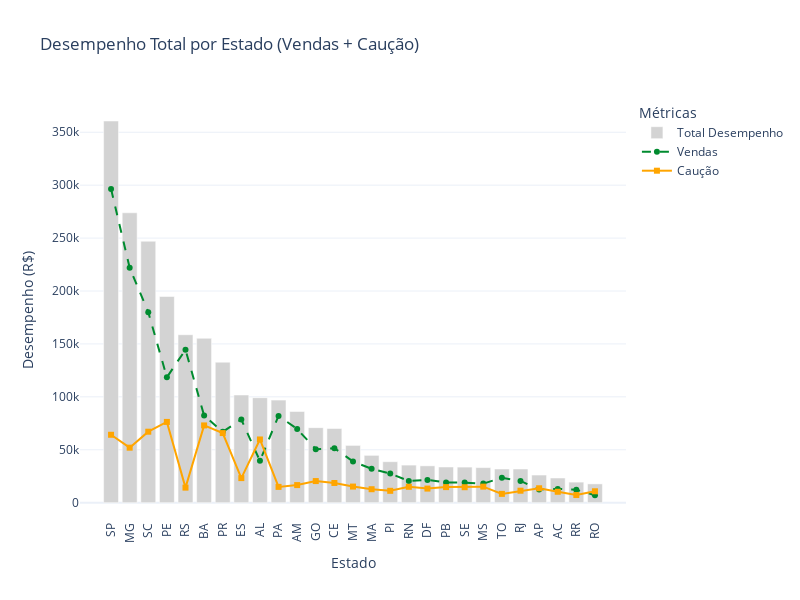

The notebook cell this image was saved under:
### Markdown cell above
Mesmo grafico anterior mas feito de modo interativo

### Code cell
import plotly.graph_objects as go

# Função para criar gráfico interativo
def plota_graficos_interativo(desempenho):
    estados = desempenho.index
    total_desempenho = desempenho['Total Desempenho']
    vendas = desempenho['Valor de Entrada']
    caucao = desempenho['Caução']

    # Criando gráfico de barras para Total Desempenho
    fig = go.Figure()

    fig.add_trace(go.Bar(
        x=estados, 
        y=total_desempenho, 
        name='Total Desempenho', 
        marker_color='lightgray'
    ))

    # Adicionando as linhas para Vendas e Caução
    fig.add_trace(go.Scatter(
        x=estados, 
        y=vendas, 
        name='Vendas', 
        mode='lines+markers',
        line=dict(color='#008b2f', dash='dash'),
        marker=dict(symbol='circle')
    ))

    fig.add_trace(go.Scatter(
        x=estados, 
        y=caucao, 
        name='Caução', 
        mode='lines+markers',
        line=dict(color='orange'),
        marker=dict(symbol='square')
    ))

    # Ajustando os títulos e layout
    fig.update_layout(
        title='Desempenho Total por Estado (Vendas + Caução)',
        xaxis_title='Estado',
        yaxis_title='Desempenho (R$)',
        legend_title='Métricas',
        xaxis_tickangle=-90,  # Rotaciona os nomes dos estados
        template='plotly_white',  # Escolhe um tema para o gráfico
        width=800, height=600
    )

    fig.show()

# Exemplo de uso com df_sorted
plota_graficos_interativo(desempenho)

### Figure 1 — Plotly figure (JSON) as saved in the notebook; plotly's stock layout.template omitted (floating-point values rounded to 4 significant figures)
{"data": [{"marker": {"color": "lightgray"}, "name": "Total Desempenho", "type": "bar", "x": ["SP", "MG", "SC", "PE", "RS", "BA", "PR", "ES", "AL", "PA", "AM", "GO", "CE", "MT", "MA", "PI", "RN", "DF", "PB", "SE", "MS", "TO", "RJ", "AP", "AC", "RR", "RO"], "y": [360650, 273950, 247050, 194800, 158700, 155300, 132750, 101700, 99200, 96900, 86200, 70900, 70100, 54100, 44700, 38700, 35500, 34800, 33720, 33600, 33150, 31800, 31800, 26100, 23300, 19400, 17750]}, {"line": {"color": "#008b2f", "dash": "dash"}, "marker": {"symbol": "circle"}, "mode": "lines+markers", "name": "Vendas", "type": "scatter", "x": ["SP", "MG", "SC", "PE", "RS", "BA", "PR", "ES", "AL", "PA", "AM", "GO", "CE", "MT", "MA", "PI", "RN", "DF", "PB", "SE", "MS", "TO", "RJ", "AP", "AC", "RR", "RO"], "y": [296500, 222000, 180000, 118500, 144500, 82300, 67000, 78500, 39500, 82000, 69600, 50500, 51500, 38900, 32000, 27500, 20500, 21500, 19020, 19000, 18000, 23500, 20500, 12500, 13000, 12200, 7000]}, {"line": {"color": "orange"}, "marker": {"symbol": "square"}, "mode": "lines+markers", "name": "Caução", "type": "scatter", "x": ["SP", "MG", "SC", "PE", "RS", "BA", "PR", "ES", "AL", "PA", "AM", "GO", "CE", "MT", "MA", "PI", "RN", "DF", "PB", "SE", "MS", "TO", "RJ", "AP", "AC", "RR", "RO"], "y": [64150, 51950, 67050, 76300, 14200, 73000, 65750, 23200, 59700, 14900, 16600, 20400, 18600, 15200, 12700, 11200, 15000, 13300, 14700, 14600, 15150, 8300, 11300, 13600, 10300, 7200, 10750]}], "layout": {"height": 600, "legend": {"title": {"text": "Métricas"}}, "title": {"text": "Desempenho Total por Estado (Vendas + Caução)"}, "width": 800, "xaxis": {"autorange": true, "range": [-1.671, 27.67], "tickangle": -90, "title": {"text": "Estado"}, "type": "category"}, "yaxis": {"autorange": true, "range": [-16390.0, 380500.0], "title": {"text": "Desempenho (R$)"}, "type": "linear"}}}
